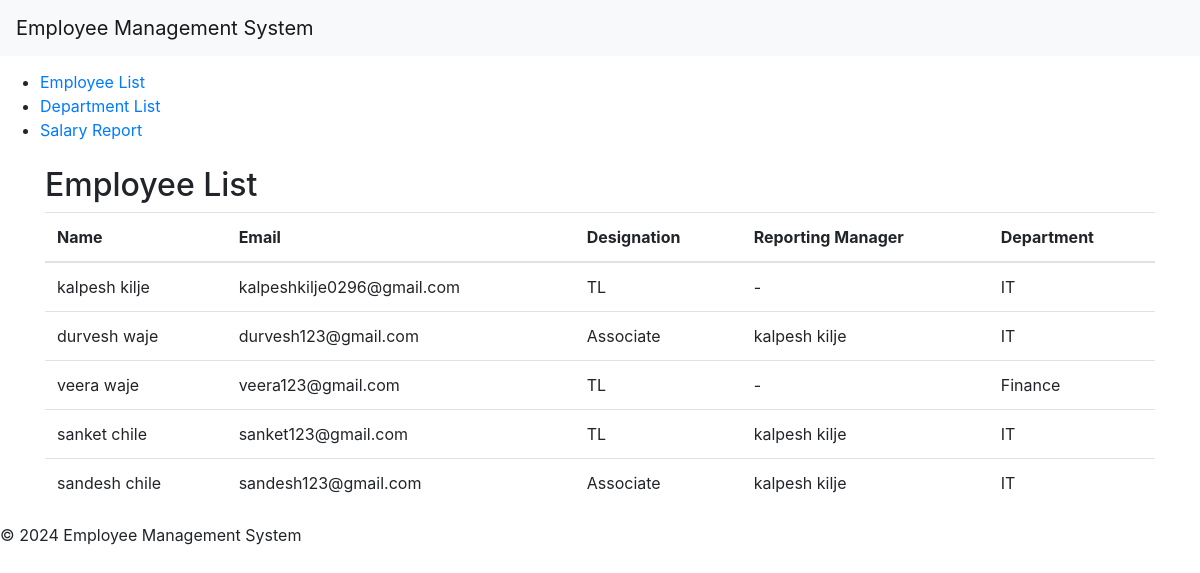
/employee/, run on the app's committed database.
### employee/models.py (models this page shows, shortened)
class Employee(models.Model):
    DESIGNATION_CHOICES = [
        ('Associate', 'Associate'),
        ('TL', 'Team Lead'),
        ('Manager', 'Manager'),
    ]
    name = models.CharField(max_length=255)
    email = models.EmailField()
    address = models.TextField()
    designation = models.CharField(max_length=20, choices=DESIGNATION_CHOICES)
    reporting_manager = models.ForeignKey('self', on_delete=models.SET_NULL, null=True, blank=True, related_name='reportees')
    department = models.ForeignKey(Department, on_delete=models.CASCADE)

### department/models.py (models this page shows, shortened)
class Department(models.Model):
    name = models.CharField(max_length=255)
    floor = models.IntegerField()

### employee/views.py (the view)
# urls.py: path('', employee_list, name='employee_list'),
def employee_list(request):
    employees = Employee.objects.all()
    return render(request, 'employee_list.html', {'employees': employees})

### employee/templates/employee_list.html
{% extends 'base.html' %}
{% block content %}
<div class="container mt-4">
    <h2>Employee List</h2>
    <table class="table">
        <thead>
            <tr>
                <th>Name</th>
                <th>Email</th>
                <th>Designation</th>
                <th>Reporting Manager</th>
                <th>Department</th>
            </tr>
        </thead>
        <tbody>
            {% for employee in employees %}
            <tr>
                <td>{{ employee.name }}</td>
                <td>{{ employee.email }}</td>
                <td>{{ employee.designation }}</td>
                <td>
                    {% if employee.reporting_manager %}
                        {{ employee.reporting_manager.name }}
                    {% else %}
                        -
                    {% endif %}
                </td>
                <td>{{ employee.department.name }}</td>
            </tr>
            {% endfor %}
        </tbody>
    </table>
</div>
{% endblock %}

### employee/templates/base.html (shortened to what this page needs)
<!DOCTYPE html>
<html lang="en">
<head>
</head>
<body>
    <header>
        <nav>
            <ul>
                <li><a href="{% url 'employee_list' %}">Employee List</a></li>
                <li><a href="{% url 'department_list' %}">Department List</a></li>
                <li><a href="{% url 'salary_report' %}">Salary Report</a></li>
            </ul>
        </nav>
    </header>
    <main>
        {% block content %}{% endblock %}
    </main>
<head>
    <link rel="stylesheet" href="https://stackpath.bootstrapcdn.com/bootstrap/4.5.2/css/bootstrap.min.css">
</head>
<body>
    <nav class="navbar navbar-expand-lg navbar-light bg-light fixed-top">
        <a class="navbar-brand" href="#">Employee Management System</a>
       </nav>
    <footer>
        <p>&copy; 2024 Employee Management System</p>
    </footer>
</body>
</body>
</html>

### employee/templates/base.html (style rules this page uses)
body { padding-top: 70px; }

### data on the page
Employee: name "kalpesh kilje", email "kalpeshkilje0296@gmail.com", designation "TL", department.name "IT"
Employee: name "durvesh waje", email "durvesh123@gmail.com", designation "Associate", reporting_manager.name "kalpesh kilje", department.name "IT"
Employee: name "veera waje", email "veera123@gmail.com", designation "TL", department.name "Finance"
Employee: name "sanket chile", email "sanket123@gmail.com", designation "TL", reporting_manager.name "kalpesh kilje", department.name "IT"
Employee: name "sandesh chile", email "sandesh123@gmail.com", designation "Associate", reporting_manager.name "kalpesh kilje", department.name "IT"
